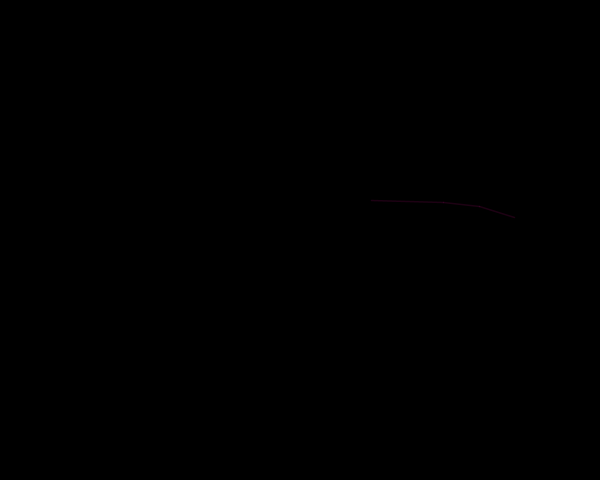
Frame 1 (no input)
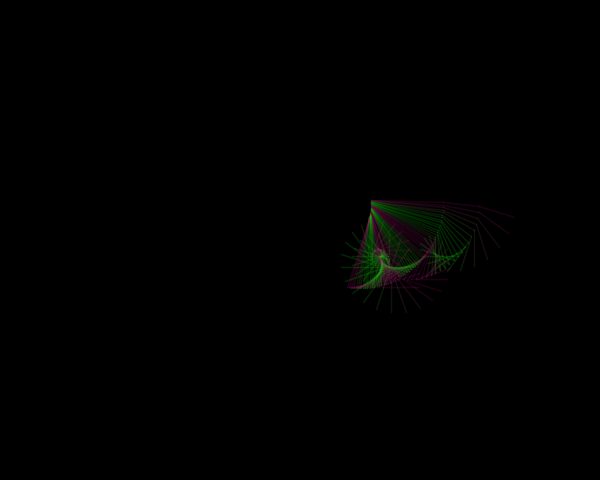
Frame 60 (the mouse pressed at the canvas centre just before this capture)
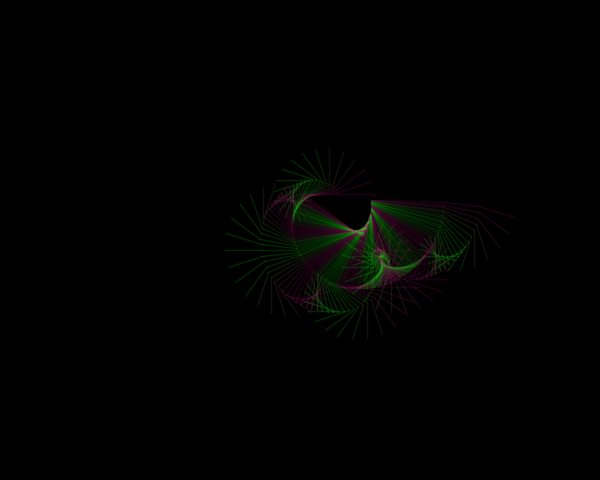
Frame 120 (the mouse held since frame 60 and released just before this capture)

The Processing sketch that drew these frames (run headless with seeded random() and noise(); from frame 60 on, the mouse is pressed at the canvas centre):

// Processing sketch: processing_149454
// ── processing_149454.pde

/**
 * SKETCH BASE PER ESERCITAZIONE 7
 * Corso di Computer Graphic 2013/14 prof. A. Belluscio
 *
 * Intervenire nelle parti contrassegnate con //++
 * seguendo le indicazioni riportate in:
 * http://www.exframes.net/cgbrera/lezioni/2013/grafica-computazionale
 */
 
//++ Modificare gli otto parametri seguenti
 
float raggio1 = 72;  // lunghezza del 1Â° segmento
float raggio2 = 72;   // lunghezza del 2Â° segmento
float raggio3 = 36;   // lunghezza del 3Â° segmento
float raggio4 = 36;   // lunghezza del 4Â° segmento
 
float passoAngolo1 = PI/700;  // velocita' di rotazione del 1Â° segmento
float passoAngolo2 = PI/100;  // velocita' di rotazione del 2Â° segmento
float passoAngolo3 = PI/30;   // velocita' di rotazione del 3Â° segmento
float passoAngolo4 = PI/10;    // velocita' di rotazione del 4Â° segmento
float str= 1.5;
 color verde = color(0, 255, 0);
color vinaccia = color(192,0,127);

void setup()
{
  size(600,480);
  stroke(255,50);
  background(0);
}
 
void draw ()
{
  // Centro dell'area di visualizzazione
  float c0x = 300;
  float c0y = 200;
   
  // Calcola l'estremita' finale del 1Â° segmento
  float angolo1 = frameCount*passoAngolo1;
  float c1x = c0x + cos(angolo1)*raggio1;
  float c1y = c0y + sin(angolo1)*raggio1;
   
  // Calcola l'estremita' finale del 2Â° segmento
  float angolo2 = frameCount*passoAngolo2;
  float c2x = c1x + cos(angolo2)*raggio2;
  float c2y = c1y + sin(angolo2)*raggio2;
   
  // Calcola l'estremita' finale del 3Â° segmento
  float angolo3 = frameCount*passoAngolo3;
  float c3x = c2x + cos(angolo3)*raggio3;
  float c3y = c2y + sin(angolo3)*raggio3;
   
  // Calcola l'estremita' finale del 4Â° segmento
  float angolo4 = frameCount*passoAngolo4;
  float c4x = c3x + cos(angolo4)*raggio4;
  float c4y = c3y + sin(angolo4)*raggio4;
   
  //++ Calcolare le coordinate cromatiche usando i valori
  //   presenti o ricavati da altre funzioni non randomiche
 
  //++ Impostare il colore dei tre segmenti
  //   eventualmente con colori diversi
  
   color middlecolor = lerpColor (verde, vinaccia, cos(angolo4)*0.5+0.5);
  stroke (middlecolor, 40);

  // Disegna il 2Â°, il 3Â° e il 4Â° segmento
  strokeWeight(str);
  line(c1x,c1y, c2x,c2y); 
  line(c2x,c2y, c3x,c3y);
  line(c3x,c3y, c4x,c4y);
  }
